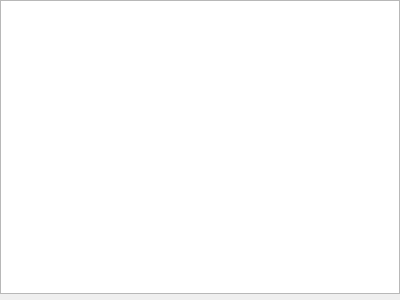
<?xml version="1.0" encoding="UTF-8"?>
<ui version="4.0">
 <class>SAKPrestorerToolUi</class>
 <widget class="QWidget" name="SAKPrestorerToolUi">
  <property name="geometry">
   <rect>
    <x>0</x>
    <y>0</y>
    <width>400</width>
    <height>300</height>
   </rect>
  </property>
  <property name="windowTitle">
   <string>Form</string>
  </property>
  <layout class="QVBoxLayout" name="verticalLayout">
   <property name="leftMargin">
    <number>0</number>
   </property>
   <property name="topMargin">
    <number>0</number>
   </property>
   <property name="rightMargin">
    <number>0</number>
   </property>
   <property name="bottomMargin">
    <number>0</number>
   </property>
   <item>
    <widget class="QTableView" name="tableView"/>
   </item>
   <item>
    <widget class="SAKTableController" name="widget" native="true"/>
   </item>
  </layout>
 </widget>
 <customwidgets>
  <customwidget>
   <class>SAKTableController</class>
   <extends>QWidget</extends>
   <header location="global">SAKTableController.hh</header>
   <container>1</container>
  </customwidget>
 </customwidgets>
 <resources/>
 <connections/>
</ui>
